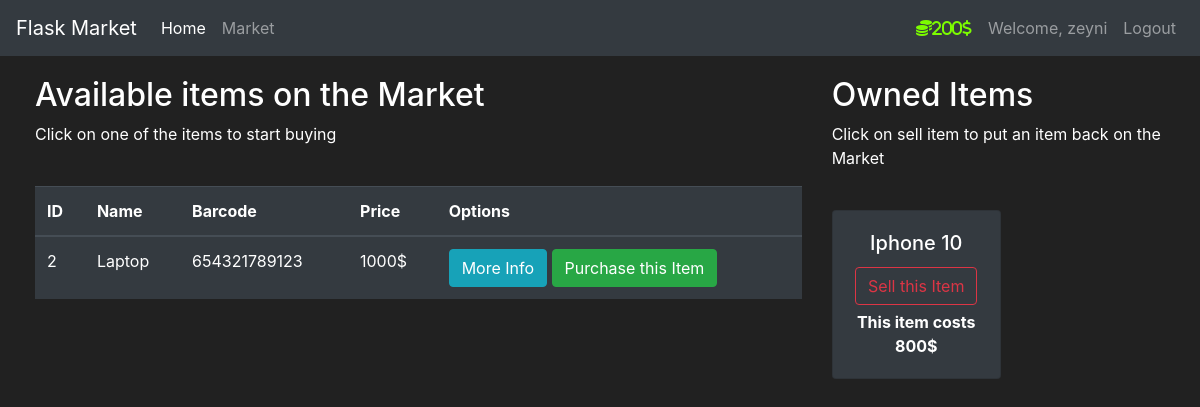
The page /market (signed in) on the database its author committed.
### market/models.py (models this page shows, shortened)
class User(db.Model, UserMixin):
    id = db.Column(db.Integer(), primary_key=True)
    username = db.Column(db.String(length=30), nullable=False, unique=True)
    email_address = db.Column(db.String(length=50), nullable=False, unique=True)
    password_hash = db.Column(db.String(length=60), nullable=False)
    budget = db.Column(db.Integer(), nullable=False, default=1000)
    items = db.relationship('Item', backref='owned_user', lazy=True)
    @property
    def prettier_budget(self):
        if len(str(self.budget)) >= 4:
            return f'{str(self.budget)[:-3]},{str(self.budget)[-3:]}$'
        else:
            return f"{self.budget}$"
    @property
    def password(self):
        return self.password

class Item(db.Model):
    id = db.Column(db.Integer(), primary_key=True)
    name = db.Column(db.String(length=30), nullable=False, unique=True)
    price = db.Column(db.Integer(), nullable=False)
    barcode = db.Column(db.String(length=12), nullable=False, unique=True)
    description = db.Column(db.String(length=1024), nullable=False, unique=True)
    owner = db.Column(db.Integer(), db.ForeignKey('user.id'))

### market/routes.py (the view, shortened to what this page needs)
@app.route('/market', methods=['GET','POST'])
@login_required
def market_page():
    purchase_form = PurchaseItemForm()
    selling_form = SellItemForm()
    if request.method == 'GET':
        items = Item.query.filter_by(owner=None)
        owned_items = Item.query.filter_by(owner=current_user.id)
    return render_template('market.html', items=items, purchase_form=purchase_form, owned_items =owned_items, selling_form = selling_form)

### market/models.py (called while the page is built)
@login_manager.user_loader
def load_user(user_id):
    return User.query.get(int(user_id))

### market/templates/market.html (shortened to what this page needs)
{% extends 'base.html' %}
{% block content %}
<div class="row" style="margin-top:20px; margin-left:20px">
   <div class="col-8">
       <h2>Available items on the Market</h2>
       <p>Click on one of the items to start buying</p>
       <br>
      <table class="table table-hover table-dark">
         <thead>
            <tr>
               <th scope="col">ID</th>
               <th scope="col">Name</th>
               <th scope="col">Barcode</th>
               <th scope="col">Price</th>
               <th scope="col">Options</th>
            </tr>
         </thead>
         <tbody>
            {% for item in items %}
            <tr>
               <td>{{ item.id }}</td>
               <td>{{ item.name }}</td>
               <td>{{ item.barcode }}</td>
               <td>{{ item.price }}$</td>
               <td>
                  <button class="btn btn-outline btn-info" data-toggle="modal" data-target="#Modal-MoreInfo-{{ item.id }}">More Info</button>
                  <button class="btn btn-outline btn-success" data-toggle="modal" data-target="#Modal-PurchaseConfirm-{{ item.id }}">Purchase this Item</button>
               </td>
            </tr>
            {% endfor %}
         </tbody>
      </table>
   </div>
   <div class="col-4">
        <h2>Owned Items</h2>
        <p>Click on sell item to put an item back on the Market</p>
        <br>
        <div class="row">
           {% for owned_item in owned_items %}
             <div class="col-md-6">
                 <div style="margin-bottom: 5px" class="card text-center bg-dark">
                      <div class="card-body">
                          <h5 class="card-title">{{ owned_item.name }}</h5>
                          <button type="button" class="btn btn-outline-danger" style="margin-bottom: 5px"
                                  data-toggle="modal" data-target="#Modal-SellingConfirm-{{ owned_item.id }}">
                              Sell this Item
                          </button>
                          <p class="card-text"><strong>
                              This item costs {{ owned_item.price }}$
                          </strong></p>
                      </div>
                  </div>
             </div>
           {% endfor %}
        </div>
   </div>
</div>
{% endblock %}

### market/templates/base.html (shortened to what this page needs)
<!doctype html>
<html lang="en">
   <head>
      <link rel="stylesheet" href="https://cdn.jsdelivr.net/npm/bootstrap@4.5.3/dist/css/bootstrap.min.css">
   </head>
   <body>
    <nav class="navbar navbar-expand-md navbar-dark bg-dark">
      <a class="navbar-brand" href="#">Flask Market</a>
      <div class="collapse navbar-collapse" id="navbarNav">
        <ul class="navbar-nav mr-auto">
            <li class="nav-item active">
                <a class="nav-link" href="{{ url_for('home_page') }}">Home <span class="sr-only">(current)</span></a>
            </li>
            <li class="nav-item">
                <a class="nav-link" href="{{ url_for('market_page') }}">Market</a>
            </li>
        </ul>
          {% if current_user.is_authenticated %}
            <ul class="navbar-nav">
                <li class="nav-item">
                    <a class="nav-link" style="color: lawngreen; font-weight: bold">
                      <i class="fas fa-coins">{{ current_user.prettier_budget }}</i>
                    </a>
                </li>
                <li class="nav-item">
                    <a class="nav-link" >Welcome, {{ current_user.username }}</a>
                </li>
                <li class="nav-item">
                    <a class="nav-link" href="{{ url_for('logout_page') }}">Logout</a>
                </li>
            </ul>
          {% endif %}
      </div>
    </nav>
      {% block content %}
      {% endblock %}
   </body>
</html>

### market/templates/base.html (style rules this page uses)
body { background-color: #212121; color: white }

### rows shown on the page
User: prettier_budget "200$", username "zeyni"
Item: id "2", name "Laptop", barcode "654321789123", price "1000"
Item: name "Iphone 10", price "800"
